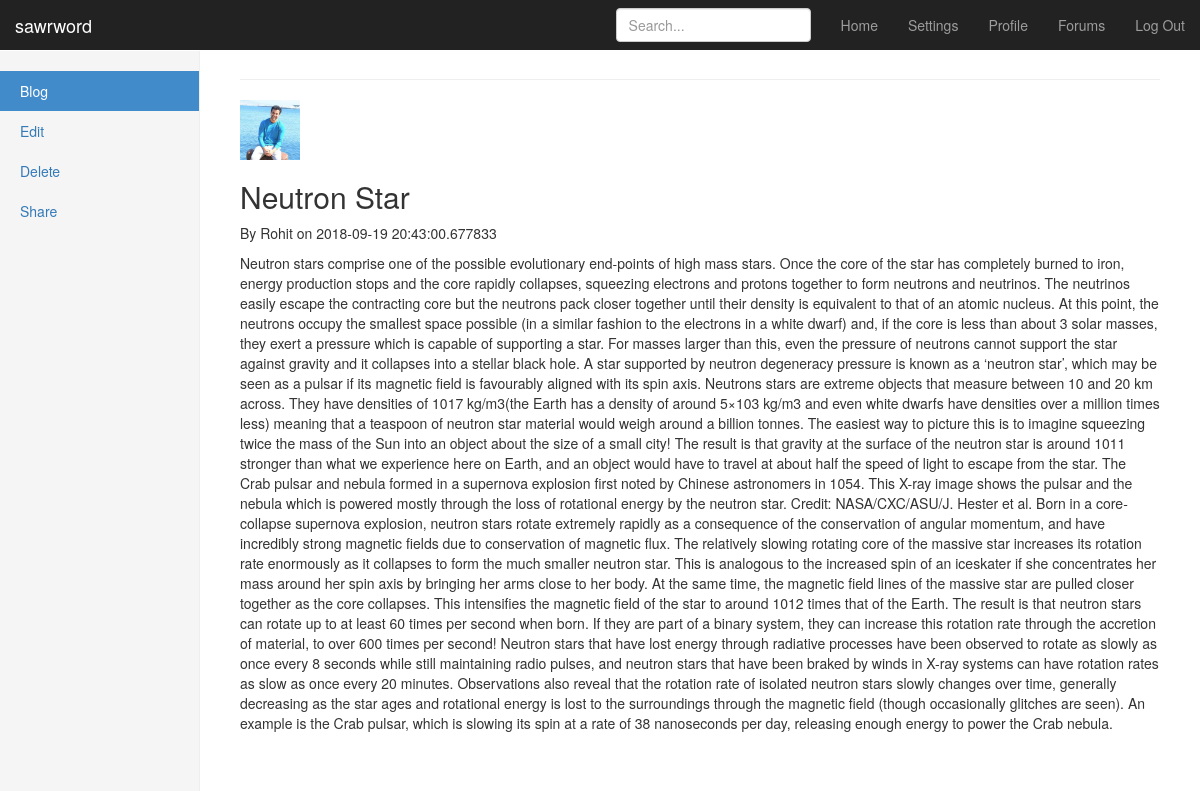
Screenshot of /2 (signed in) with the database file from the repository.
### sawrword/models.py (models this page shows, shortened)
class User(UserMixin, db.Model):
	id = db.Column(db.Integer, primary_key=True)
	firstname = db.Column(db.String(20))
	lastname = db.Column(db.String(20))
	username = db.Column(db.String(50), unique=True)
	image_file = db.Column(db.String(20), nullable=False, default='default.jpg')
	email = db.Column(db.String(50), unique=True)
	password = db.Column(db.String(80))
	posts = db.relationship('Post', backref='author', lazy=True)
	articles = db.relationship('Article', backref='author', lazy=True)
	journals = db.relationship('Journal', backref='author', lazy=True)
	notes  = db.relationship('Note', backref='author', lazy=True)
	subscriptions = db.relationship('Subscription', backref='author', lazy=True)

class Post(UserMixin, db.Model):
	id = db.Column(db.Integer, primary_key=True)
	title = db.Column(db.String(100), nullable=False)
	date_posted = db.Column(db.DateTime, nullable=False, default=datetime.utcnow)
	content = db.Column(db.Text, nullable=False)
	user_id = db.Column(db.Integer, db.ForeignKey('user.id'), nullable=False)

### sawrword/routes.py (the view)
@app.route("/<int:post_id>")
def post(post_id):
	post =Post.query.get_or_404(post_id)
	img_file = url_for('static', filename='display_pics/' + current_user.image_file)
	return render_template('post.html',  image_file=img_file, title=post.title, post=post)

### sawrword/routes.py (called while the page is built)
@login_manager.user_loader
def load_user(user_id):
	return User.query.get(int(user_id))

### sawrword/templates/post.html (shortened to what this page needs)
{% extends "bootstrap/base.html" %}
{% block styles %}
{{super()}}
<link rel="stylesheet" href="{{url_for('.static', filename='dashboard.css')}}">
{% endblock %}
{% block content %}
    <nav class="navbar navbar-inverse navbar-fixed-top">
      <div class="container-fluid">
        <div class="navbar-header">
          <a class="navbar-brand" href="{{ url_for('index') }}">sawrword</a>
        </div>
        <div id="navbar" class="navbar-collapse collapse">
          <ul class="nav navbar-nav navbar-right">
            <li><a href="{{ url_for('dashboard') }}">Home</a></li>
            <li><a href="#">Settings</a></li>
            <li><a href="{{ url_for('profile') }}">Profile</a></li>
            <li><a href="#">Forums</a></li>
            <li><a href="{{ url_for('logout') }}">Log Out</a></li>
          </ul>
          <form class="navbar-form navbar-right">
            <input type="text" class="form-control" placeholder="Search...">
          </form>
        </div>
      </div>
    </nav>
    <div class="container-fluid">
      <div class="row">
        <div class="col-sm-3 col-md-2 sidebar">
          <ul class="nav nav-sidebar">
            <li class="active"><a href="{{url_for('blog_home')}}">Blog<span class="sr-only">(current)</span></a></li>
            <li><a href="{{ url_for('update_post',post_id=post.id)}}">Edit</a></li>
            <li><a href="#">Delete</a></li>
            <li><a href="#">Share</a></li>
          </ul>
        </div>
        <div class="col-sm-9 col-sm-offset-3 col-md-10 col-md-offset-2 main">
          <h1 class="page-header">{{ name }}</h1>
         </body>
          <article class="media content section">
           <div class="media-body">
            <div class="article-metadata">
          <img class="rounded-circle article-img" src="{{ url_for('static', filename='display_pics/' + post.author.image_file) }}" width="60" height="60">
           <h2 class="article-title">{{ post.title }} </h2>
           <p class="article-content">By {{ post.author.firstname }} on {{ post.date_posted }} </p>
           <p class="article-content">{{ post.content }} </p>
         </div>
          </article>
         <body>
{% endblock %}

### sawrword/static/dashboard.css (style rules this page uses)
body { padding-top: 50px; }
.navbar-fixed-top { border: 0; }
.sidebar { display: none; }
@media (min-width: 768px) { .sidebar { position: fixed; top: 51px; bottom: 0; left: 0; z-index: 1000; display: block; padding: 20px; overflow-x: hidden; overflow-y: auto; background-color: #f5f5f5; border-right: 1px solid #eee; } }
.nav-sidebar { margin-right: -21px; margin-bottom: 20px; margin-left: -20px; }
.nav-sidebar > li > a { padding-right: 20px; padding-left: 20px; }
.nav-sidebar > .active > a, .nav-sidebar > .active > a:hover, .nav-sidebar > .active > a:focus { color: #fff; background-color: #428bca; }
.main { padding: 20px; }
@media (min-width: 768px) { .main { padding-right: 40px; padding-left: 40px; } }
.main .page-header { margin-top: 0; }

### rows the page displays
User: image_file (picture), author.firstname "Rohit"
Post: title "Neutron Star", date_posted "2018-09-19 20:43:00.677833", content "Neutron stars comprise one of the possible evolutionary end-points of high mass stars. Once the core of the star has completely burned to iron, energy production stops and the core rapidly collapses, squeezing electrons and protons together to form neutrons and neutrinos. The neutrinos easily escape the contracting core but the neutrons pack closer together until their density is equivalent to that of an atomic nucleus. At this point, the neutrons occupy the smallest space possible (in a similar fashion to the electrons in a white dwarf) and, if the core is less than about 3 solar masses, they exert a pressure which is capable of supporting a star. For masses larger than this, even the…"
